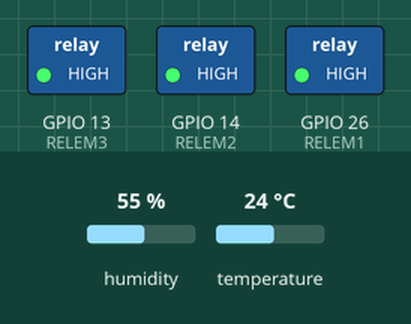
The sketch below on a simulated ESP32. Parts: switched loads named in the sketch (green lamp = pin HIGH). The test bench sets the inputs (shaded band); at power-on: temperature 24 °C, humidity 55 %. WiFi joins after 1.5 s; servers stay silent unless stated; uploads are accepted with an empty reply; what the sketch prints to the serial monitor is not drawn.

Above: at 3.2 s.
3.3 s: temperature set to 27 °C
At 12.5 s:
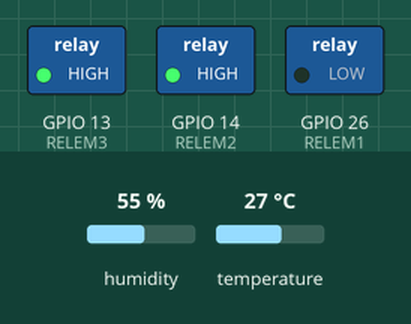
13.7 s: temperature set to 30 °C
At 23.8 s:
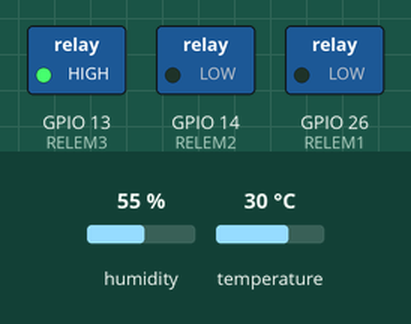
24.1 s: temperature set to 32 °C
At 33.8 s:
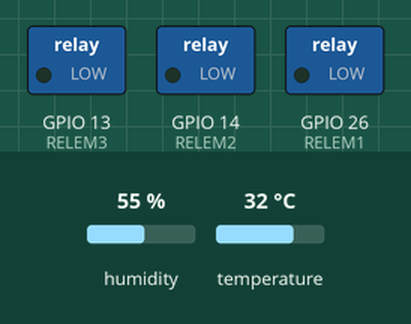
34.6 s: temperature set to 28 °C
At 43.8 s:
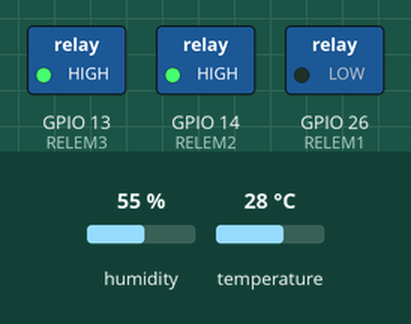
45.0 s: temperature set to 33 °C
At 55.0 s:
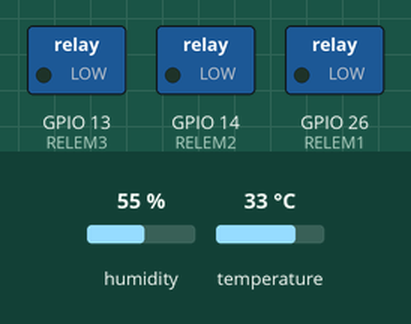
Timing chart, 0 to 56.4 s (numbered marks = the images above; inputs shaded):
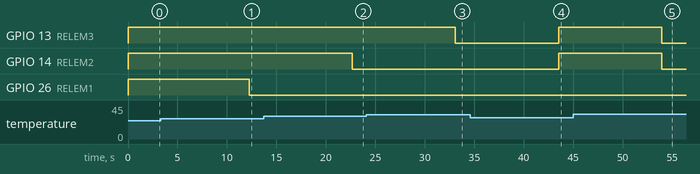

The sketch:

esp32codigo.ino
```cpp
#include <WiFi.h>
#include <HTTPClient.h>
#include <DHT.h>

// Pines del DHT y relés
#define DHTPIN 27
#define DHTTYPE DHT11
#define RELEM1 26  // Ventilador 1
#define RELEM2 14  // Ventilador 2
#define RELEM3 13  // Ventilador 3

// Datos de red Wi-Fi
const char* ssid = "Pepo";
const char* password = "tasha2222";

// Endpoint del servidor backend
const char* serverName = "https://esp32-test-kdfg.onrender.com/sensor-data";
const char* fanEventsEndpoint = "https://esp32-test-kdfg.onrender.com/fan-events";

// Inicializar sensor DHT
DHT dht(DHTPIN, DHTTYPE);

// Variables para tracking del estado de ventiladores
bool lastFan1State = true;  // HIGH = apagado
bool lastFan2State = true;
bool lastFan3State = true;

void setup() {
  Serial.begin(115200);
  Serial.println("Iniciando sistema...");

  // Iniciar sensor
  dht.begin();

  // Configurar pines como salidas
  pinMode(RELEM1, OUTPUT);
  pinMode(RELEM2, OUTPUT);
  pinMode(RELEM3, OUTPUT);

  // Apagar todos los ventiladores por defecto (relé activo en LOW)
  digitalWrite(RELEM1, HIGH);
  digitalWrite(RELEM2, HIGH);
  digitalWrite(RELEM3, HIGH);

  // Conectar a WiFi
  WiFi.begin(ssid, password);
  Serial.print("Conectando a WiFi");
  while (WiFi.status() != WL_CONNECTED) {
    delay(1000);
    Serial.print(".");
  }
  Serial.println(" ¡Conectado!");
}

void sendFanEvent(bool fan1, bool fan2, bool fan3, float temp, String description) {
  if (WiFi.status() == WL_CONNECTED) {
    HTTPClient http;
    http.begin(fanEventsEndpoint);
    http.addHeader("Content-Type", "application/json");

    // Crear JSON para evento de ventiladores (invertir lógica: LOW = encendido)
    String json = "{\"ventilador1\":" + String(!fan1 ? "true" : "false") +
                  ",\"ventilador2\":" + String(!fan2 ? "true" : "false") +
                  ",\"ventilador3\":" + String(!fan3 ? "true" : "false") +
                  ",\"temperatura\":" + String(temp, 2) +
                  ",\"evento_descripcion\":\"" + description + "\"}";

    int httpResponseCode = http.POST(json);

    if (httpResponseCode > 0) {
      Serial.println("Evento de ventiladores enviado: " + description);
    } else {
      Serial.println("Error enviando evento de ventiladores");
    }

    http.end();
  }
}

void loop() {
  // Leer temperatura y humedad
  float h = dht.readHumidity();
  float t = dht.readTemperature();

  // Validar lectura
  if (isnan(h) || isnan(t)) {
    Serial.println("❌ Error al leer el sensor DHT!");
    delay(5000);
    return;
  }

  // Mostrar datos por consola
  Serial.printf("Humedad: %.2f%%  Temperatura: %.2f°C\n", h, t);

  // Control de ventiladores
  bool currentFan1State, currentFan2State, currentFan3State;
  String eventDescription = "";

  if (t < 26) {
    currentFan1State = HIGH;
    currentFan2State = HIGH;
    currentFan3State = HIGH;
    eventDescription = "Todos los ventiladores APAGADOS";

  } else if (t >= 26 && t <= 28) {
    currentFan1State = LOW;
    currentFan2State = HIGH;
    currentFan3State = HIGH;
    eventDescription = "Ventilador 1 ENCENDIDO";

  } else if (t > 28 && t <= 30) {
    currentFan1State = LOW;
    currentFan2State = LOW;
    currentFan3State = HIGH;
    eventDescription = "Ventiladores 1 y 2 ENCENDIDOS";

  } else if (t > 30) {
    currentFan1State = LOW;
    currentFan2State = LOW;
    currentFan3State = LOW;
    eventDescription = "Todos los ventiladores ENCENDIDOS";
  }

  // Verificar si hubo cambio en el estado de los ventiladores
  bool stateChanged = (currentFan1State != lastFan1State) ||
                     (currentFan2State != lastFan2State) ||
                     (currentFan3State != lastFan3State);

  // Aplicar estados a los relés
  digitalWrite(RELEM1, currentFan1State);
  digitalWrite(RELEM2, currentFan2State);
  digitalWrite(RELEM3, currentFan3State);

  Serial.println(eventDescription);

  // Si hubo cambio de estado, enviar evento
  if (stateChanged) {
    sendFanEvent(currentFan1State, currentFan2State, currentFan3State, t, eventDescription);

    // Actualizar estados anteriores
    lastFan1State = currentFan1State;
    lastFan2State = currentFan2State;
    lastFan3State = currentFan3State;
  }

  // Enviar datos al servidor
  if (WiFi.status() == WL_CONNECTED) {
    HTTPClient http;
    http.begin(serverName);
    http.addHeader("Content-Type", "application/json");

    // Crear JSON
    String json = "{\"temperatura\":" + String(t, 2) + ",\"humedad\":" + String(h, 2) + "}";
    int httpResponseCode = http.POST(json);

    Serial.print("Respuesta HTTP: ");
    Serial.println(httpResponseCode);

    if (httpResponseCode > 0) {
      String response = http.getString();
      Serial.println("Respuesta del servidor: " + response);
    } else {
      Serial.println("Error en la petición HTTP");
    }

    http.end();
  } else {
    Serial.println("WiFi no conectado");
  }

  delay(10000);  // Esperar 10 segundos antes de la siguiente lectura
}
```

Measured:
- the behaviour switches between 25 and 26 °C on temperature (found by bisection; images 0 and 1)
- the behaviour switches between 28 and 29 °C on temperature (found by bisection; images 1 and 2)
- the behaviour switches between 30 and 31 °C on temperature (found by bisection; images 2 and 3)
- after the input at 3.3 s, GPIO 26 (RELEM1): HIGH → LOW after 9.0 s
- after the input at 13.7 s, GPIO 14 (RELEM2): HIGH → LOW after 9.0 s
- after the input at 24.1 s, GPIO 13 (RELEM3): HIGH → LOW after 9.0 s
- after the input at 34.6 s, GPIO 13 (RELEM3), GPIO 14 (RELEM2): LOW → HIGH after 8.9 s
- after the input at 45.0 s, GPIO 13 (RELEM3), GPIO 14 (RELEM2): HIGH → LOW after 8.9 s
